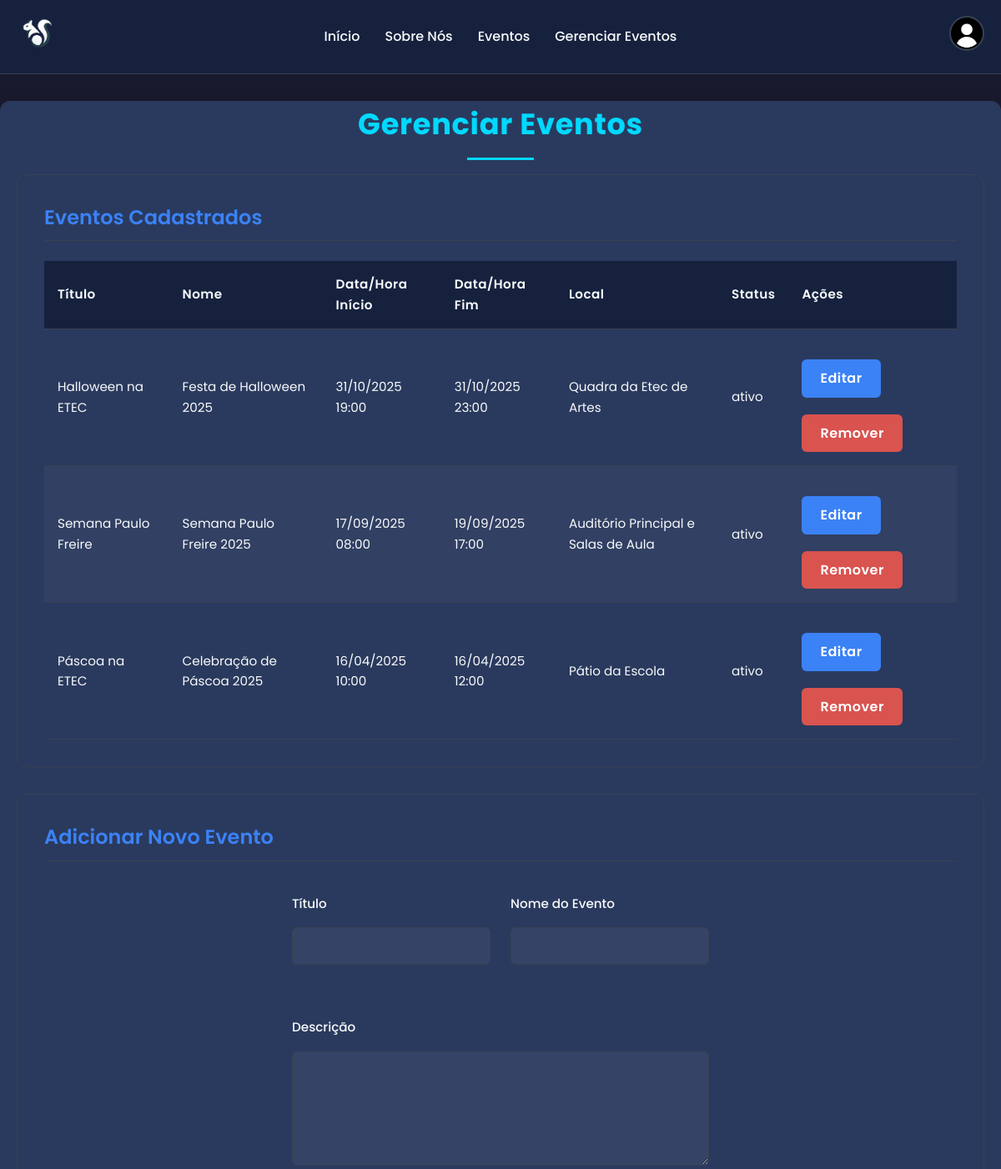
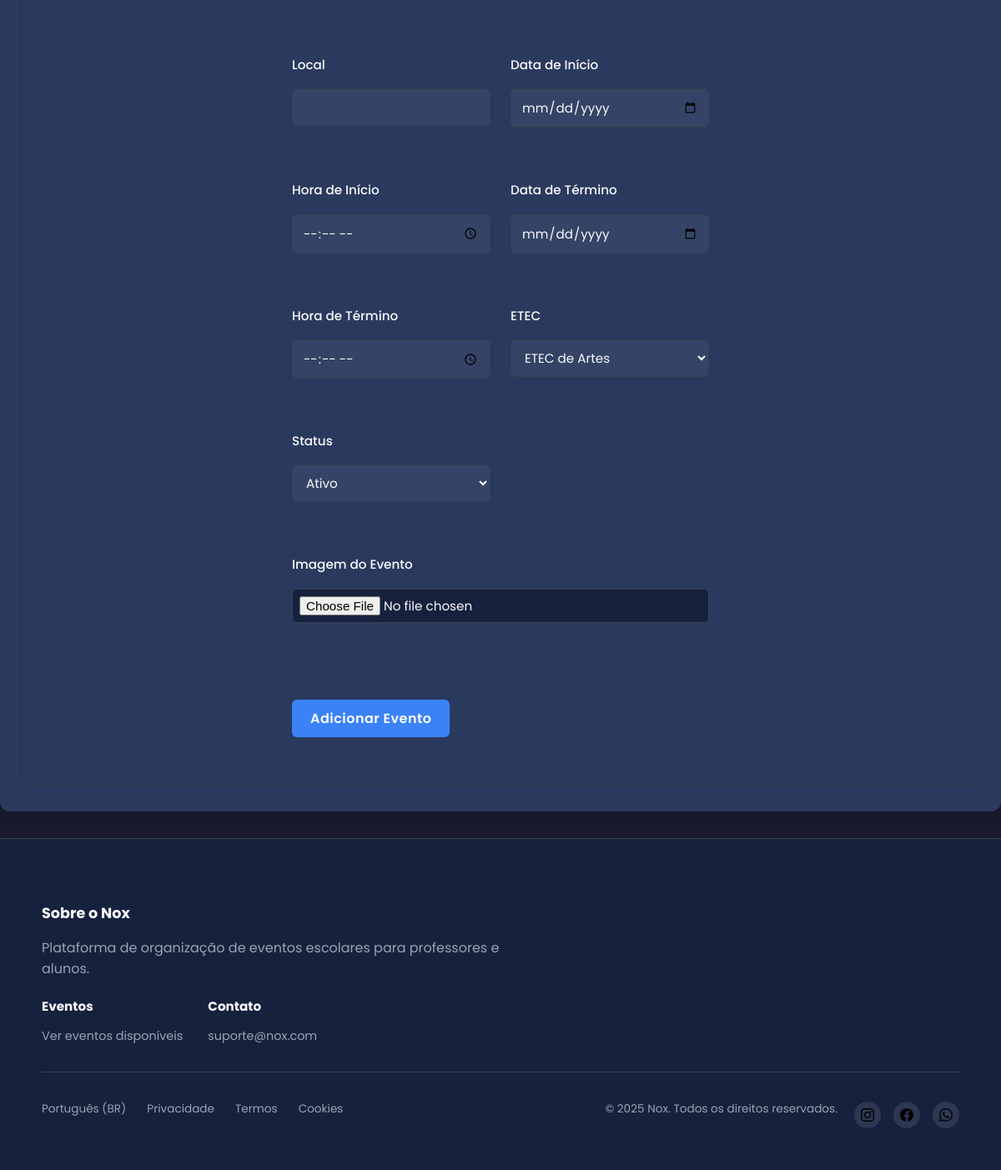
Screenshot of /Site_Nox/gerenciar_eventos.php (signed in) with the database file from the repository (2 pictures, top to bottom).
### tables this page shows
CREATE TABLE `eventos` (
  `id` int NOT NULL,
  `nome` varchar(255) NOT NULL,
  `descricao` text NOT NULL,
  `data_inicio` datetime NOT NULL,
  `data_fim` datetime NOT NULL,
  `local` varchar(255) DEFAULT NULL,
  `imagem` varchar(255) DEFAULT NULL,
  `criador_id` int NOT NULL,
  `data_criacao` timestamp NOT NULL DEFAULT CURRENT_TIMESTAMP,
  `status` varchar(10) NOT NULL,
  `id_etec` int DEFAULT NULL,
  `titulo` varchar(255) DEFAULT NULL,
  `data` date DEFAULT NULL,
  `hora` time DEFAULT NULL,
  `ativo` tinyint(1) DEFAULT NULL
);

### Site_Nox/gerenciar_eventos.php (the view, shortened to what this page needs)
<?php
require_once __DIR__ . '/php/conexao.php';
$eventoEdicao = null;
function carregarEventos($conexao) {
    try {
        $query = "SELECT * FROM eventos WHERE ativo = 1 ORDER BY data_inicio DESC";
        $result = $conexao->query($query);
        if ($result) {
            return $result->fetch_all(MYSQLI_ASSOC);
        } else {
            throw new Exception("Deu ruim na consulta: " . $conexao->error);
        }
    } catch (Exception $e) {
        return [
            'tipo' => 'danger',
            'texto' => 'Erro ao carregar eventos: ' . $e->getMessage()
        ];
    }
}
$eventos = carregarEventos($conexao);
?>
<!DOCTYPE html>
<html lang="pt-BR">
<head>
    <link rel="stylesheet" href="css/styles.css">
    <link rel="stylesheet" href="css/gerenciar_eventos.css">
</head>
<body>
    <header class="header">
        <div class="header-container">
            <div class="logo-container">
                <a href="index.php" aria-label="Página inicial">
                    <img src="imagem_logotipo/logo.png" alt="Logo Nox" class="logo">
                </a>
            </div>
            <nav class="nav-container">
                <ul class="nav-links">
                    <li><a href="index.php">Início</a></li>
                    <li><a href="historia.php">Sobre Nós</a></li>
                    <li><a href="eventos.php">Eventos</a></li>
                    <li><a href="gerenciar_eventos.php">Gerenciar Eventos</a></li>
                </ul>
            </nav>
            <div class="user-info">
                <div class="user-dropdown">
                    <img src="<?= isset($_SESSION['imagem']) ? $_SESSION['imagem'] : 'imagem_logotipo/usuario_padrao.png' ?>"
                         alt="Foto do usuário" class="user-avatar">
                </div>
            </div>
        </div>
    </header>
    <main class="admin-container">
        <h1 class="admin-title">Gerenciar Eventos</h1>
        <div class="admin-card">
            <h2 class="card-title">Eventos Cadastrados</h2>
            <?php if (is_array($eventos) && count($eventos) > 0): ?>
                <table class="event-table">
                    <thead>
                        <tr>
                            <th>Título</th>
                            <th>Nome</th>
                            <th>Data/Hora Início</th>
                            <th>Data/Hora Fim</th>
                            <th>Local</th>
                            <th>Status</th>
                            <th>Ações</th>
                        </tr>
                    </thead>
                    <tbody>
                        <?php foreach ($eventos as $evento): ?>
                            <tr>
                                <td><?php echo htmlspecialchars($evento['titulo']); ?></td>
                                <td><?php echo htmlspecialchars($evento['nome']); ?></td>
                                <td><?php echo date('d/m/Y H:i', strtotime($evento['data_inicio'])); ?></td>
                                <td><?php echo !empty($evento['data_fim']) ? date('d/m/Y H:i', strtotime($evento['data_fim'])) : '--'; ?></td>
                                <td><?php echo htmlspecialchars($evento['local']); ?></td>
                                <td><?php echo htmlspecialchars($evento['status']); ?></td>
                                <td>
                                    <div class="actions">
                                        <a href="gerenciar_eventos.php?editar=<?php echo $evento['id']; ?>" class="btn btn-primary">Editar</a>
                                        <a href="gerenciar_eventos.php?excluir=<?php echo $evento['id']; ?>" class="btn btn-danger"
                                           onclick="return confirm('Tem certeza que deseja remover este evento?')">Remover</a>
                                    </div>
                                </td>
                            </tr>
                        <?php endforeach; ?>
                    </tbody>
                </table>
            <?php else: ?>
                <p>Nenhum evento cadastrado.</p>
            <?php endif; ?>
        </div>
        <div class="admin-card">
            <h2 class="card-title"><?php echo isset($eventoEdicao) ? 'Editar Evento' : 'Adicionar Novo Evento'; ?></h2>
            <form method="POST" enctype="multipart/form-data" class="form-grid">
                <div class="form-group">
                    <label for="titulo">Título</label>
                    <input type="text" id="titulo" name="titulo" class="form-control"
                           value="<?php echo isset($eventoEdicao) ? htmlspecialchars($eventoEdicao['titulo']) : ''; ?>" required>
                </div>
                <div class="form-group">
                    <label for="nome">Nome do Evento</label>
                    <input type="text" id="nome" name="nome" class="form-control"
                           value="<?php echo isset($eventoEdicao) ? htmlspecialchars($eventoEdicao['nome']) : ''; ?>" required>
                </div>
                <div class="form-group full-width">
                    <label for="descricao">Descrição</label>
                    <textarea id="descricao" name="descricao" class="form-control" rows="5" required><?php echo isset($eventoEdicao) ? htmlspecialchars($eventoEdicao['descricao']) : ''; ?></textarea>
                </div>
                <div class="form-group">
                    <label for="local">Local</label>
                    <input type="text" id="local" name="local" class="form-control"
                           value="<?php echo isset($eventoEdicao) ? htmlspecialchars($eventoEdicao['local']) : ''; ?>" required>
                </div>
                <div class="form-group">
                    <label for="data_inicio">Data de Início</label>
                    <input type="date" id="data_inicio" name="data_inicio" class="form-control"
                           value="<?php echo isset($eventoEdicao) ? htmlspecialchars(date('Y-m-d', strtotime($eventoEdicao['data_inicio']))) : ''; ?>" required>
                </div>
                <div class="form-group">
                    <label for="hora_inicio">Hora de Início</label>
                    <input type="time" id="hora_inicio" name="hora_inicio" class="form-control"
                           value="<?php echo isset($eventoEdicao) ? htmlspecialchars(date('H:i', strtotime($eventoEdicao['data_inicio']))) : ''; ?>" required>
                </div>
                <div class="form-group">
                    <label for="data_fim">Data de Término</label>
                    <input type="date" id="data_fim" name="data_fim" class="form-control"
                           value="<?php echo isset($eventoEdicao) && !empty($eventoEdicao['data_fim']) ? htmlspecialchars(date('Y-m-d', strtotime($eventoEdicao['data_fim']))) : ''; ?>">
                </div>
                <div class="form-group">
                    <label for="hora_fim">Hora de Término</label>
                    <input type="time" id="hora_fim" name="hora_fim" class="form-control"
                           value="<?php echo isset($eventoEdicao) && !empty($eventoEdicao['data_fim']) ? htmlspecialchars(date('H:i', strtotime($eventoEdicao['data_fim']))) : ''; ?>">
                </div>
                <div class="form-group">
                    <label for="id_etec">ETEC</label>
                    <select id="id_etec" name="id_etec" class="form-control">
                        <option value="1" <?php echo (isset($eventoEdicao) && $eventoEdicao['id_etec'] == 1) ? 'selected' : ''; ?>>ETEC de Artes</option>
                    </select>
                </div>
                <div class="form-group">
                    <label for="status">Status</label>
                    <select id="status" name="status" class="form-control" required>
                        <option value="ativo" <?php echo (isset($eventoEdicao) && $eventoEdicao['status'] == 'ativo') ? 'selected' : ''; ?>>Ativo</option>
                    </select>
                </div>
                <div class="form-group full-width">
                    <label for="imagem">Imagem do Evento</label>
                    <input type="file" id="imagem" name="imagem" class="form-control" accept="image/*">
                </div>
                <div class="form-group full-width btn-group">
                    <button type="submit" class="btn btn-primary">
                        <?php echo isset($eventoEdicao) ? 'Atualizar Evento' : 'Adicionar Evento'; ?>
                    </button>
                </div>
            </form>
        </div>
    </main>
    <footer>
        <div class="footer-container" style="max-width: 1200px; margin: 0 auto; padding: 30px 20px 20px; background-color: var(--darker-bg); text-align: left;">
            <div style="margin-bottom: 30px;">
                <h3 style="color: var(--text-light); margin-bottom: 15px; font-size: 1.1rem;">Sobre o Nox</h3>
                <p style="color: var(--text-muted); margin-bottom: 20px; max-width: 600px;">
                    Plataforma de organização de eventos escolares para professores e alunos.
                </p>
                <div style="display: flex; flex-wrap: wrap; gap: 30px;">
                    <div>
                        <h4 style="color: var(--text-light); font-size: 0.95rem; margin-bottom: 10px;">Eventos</h4>
                        <a href="eventos.php" style="color: var(--text-muted); font-size: 0.9rem; text-decoration: none;">Ver eventos disponíveis</a>
                    </div>
                    <div>
                        <h4 style="color: var(--text-light); font-size: 0.95rem; margin-bottom: 10px;">Contato</h4>
                        <a href="mailto:suporte@nox.com" style="color: var(--text-muted); font-size: 0.9rem; text-decoration: none;">suporte@nox.com</a>
                    </div>
                </div>
            </div>
            <hr style="border: none; height: 1px; background-color: var(--border-color); margin: 20px 0;">
            <div style="display: flex; flex-wrap: wrap; justify-content: space-between; align-items: center; gap: 20px;">
                <div style="display: flex; flex-wrap: wrap; gap: 15px 25px; margin-right: auto;">
                    <a href="#" style="color: var(--text-muted); text-decoration: none; font-size: 0.85rem;">Português (BR)</a>
                    <a href="#" style="color: var(--text-muted); text-decoration: none; font-size: 0.85rem;">Privacidade</a>
                    <a href="#" style="color: var(--text-muted); text-decoration: none; font-size: 0.85rem;">Termos</a>
                    <a href="#" style="color: var(--text-muted); text-decoration: none; font-size: 0.85rem;">Cookies</a>
                </div>
                <div style="display: flex; align-items: center; gap: 20px; margin-left: auto;">
                    <span style="color: var(--text-muted); font-size: 0.85rem;">
                        © 2025 Nox. Todos os direitos reservados.
                    </span>
                    <div class="social-icons" style="display: flex; gap: 15px;">
                        <a href="#" style="display: inline-flex; width: 32px; height: 32px; border-radius: 50%; background-color: rgba(255,255,255,0.1); align-items: center; justify-content: center; transition: all 0.3s ease;">
                            <img src="imagens_rede/instagram.svg" alt="Instagram" style="height: 16px; filter: brightness(0.8); transition: all 0.3s ease;">
                        </a>
                        <a href="#" style="display: inline-flex; width: 32px; height: 32px; border-radius: 50%; background-color: rgba(255,255,255,0.1); align-items: center; justify-content: center; transition: all 0.3s ease;">
                            <img src="imagens_rede/facebook.svg" alt="Facebook" style="height: 16px; filter: brightness(0.8); transition: all 0.3s ease;">
                        </a>
                        <a href="#" style="display: inline-flex; width: 32px; height: 32px; border-radius: 50%; background-color: rgba(255,255,255,0.1); align-items: center; justify-content: center; transition: all 0.3s ease;">
                            <img src="imagens_rede/whatsapp.svg" alt="WhatsApp" style="height: 16px; filter: brightness(0.8); transition: all 0.3s ease;">
                        </a>
                    </div>
                </div>
            </div>
        </div>
    </footer>
</body>
</html>

### Site_Nox/css/styles.css (style rules this page uses)
* { margin: 0; padding: 0; box-sizing: border-box; }
:root { --dark-bg: #1a1a2e; --darker-bg: #16213e; --card-bg: #2a3a5e; --text-light: #f8f9fa; --text-muted: #9ca3af; --primary-blue: #3b82f6; --hover-blue: #2563eb; --accent-yellow: #00d9ff; --danger-red: #d9534f; --success-green: #4400ff; --border-color: #374151; }
body { font-family: 'Poppins', sans-serif; background-color: var(--dark-bg); color: var(--text-light); display: flex; flex-direction: column; min-height: 100vh; line-height: 1.6; }
header { background-color: var(--darker-bg); border-bottom: 1px solid var(--border-color); padding: 15px 0; }
.header-container { display: flex; justify-content: space-between; align-items: center; max-width: 1200px; margin: 0 auto; padding: 0 20px; position: relative; }
.logo-container { flex-shrink: 0; }
.logo-container img.logo { height: 50px; width: auto; transition: transform 0.3s; }
.nav-container { position: absolute; left: 50%; transform: translateX(-50%); }
.nav-links { display: flex; list-style: none; gap: 30px; margin: 0; padding: 0; }
.nav-links li { position: relative; }
.nav-links a { color: var(--text-light); text-decoration: none; font-weight: 500; padding: 8px 0; transition: all 0.3s; display: block; }
.nav-links a::after { content: ''; position: absolute; width: 0; height: 2px; bottom: 0; left: 0; background-color: var(--accent-yellow); transition: width 0.3s; }
.user-info { margin-left: auto; }
.user-dropdown { position: relative; }
.user-avatar { height: 42px; width: 42px; border-radius: 50%; object-fit: cover; border: 2px solid var(--border-color); cursor: pointer; transition: all 0.3s; }
main { flex: 1; padding: 30px; max-width: 1200px; margin: 30px auto; background-color: var(--card-bg); border-radius: 12px; box-shadow: 0 0 20px rgba(0,0,0,0.1); }
h1 { color: var(--text-light); margin-bottom: 20px; }
h2 { color: var(--primary-blue); margin: 20px 0 15px; }
h3 { color: var(--text-light); margin: 15px 0 10px; }
form { display: flex; flex-direction: column; max-width: 500px; margin: 0 auto; }
label { margin-top: 15px; font-weight: 500; color: var(--text-light); }
input, select, textarea { padding: 12px; margin-top: 8px; background-color: var(--darker-bg); border: 1px solid var(--border-color); border-radius: 8px; color: var(--text-light); width: 100%; transition: all 0.3s; }
button, .btn { margin-top: 20px; padding: 12px 20px; background-color: var(--primary-blue); color: white; border: none; border-radius: 8px; cursor: pointer; font-weight: 600; transition: all 0.3s; text-align: center; }
.btn-danger { background-color: var(--danger-red); }
footer { background-color: var(--darker-bg); color: var(--text-light); text-align: center; padding: 30px; width: 100%; margin-top: auto; border-top: 1px solid var(--border-color); }
.social-icons { display: flex; justify-content: center; gap: 15px; margin-top: 15px; }
.social-icons a { display: flex; align-items: center; justify-content: center; width: 40px; height: 40px; border-radius: 50%; background-color: rgba(255, 255, 255, 0.1); transition: all 0.3s; }
.btn-primary { background-color: #4CAF50; color: white; border: none; padding: 12px 20px; border-radius: 5px; cursor: pointer; transition: background-color 0.3s; }
input, select, textarea, button { font-family: 'Poppins', sans-serif; font-size: 1rem; border-radius: 8px; transition: all 0.3s; }

### rows the page displays
eventos: titulo "Halloween na ETEC", nome "Festa de Halloween 2025", data_inicio "31/10/2025 19:00", data_fim "31/10/2025 23:00", local "Quadra da Etec de Artes", status "ativo"
eventos: titulo "Semana Paulo Freire", nome "Semana Paulo Freire 2025", data_inicio "17/09/2025 08:00", data_fim "19/09/2025 17:00", local "Auditório Principal e Salas de Aula", status "ativo"
eventos: titulo "Páscoa na ETEC", nome "Celebração de Páscoa 2025", data_inicio "16/04/2025 10:00", data_fim "16/04/2025 12:00", local "Pátio da Escola", status "ativo"
